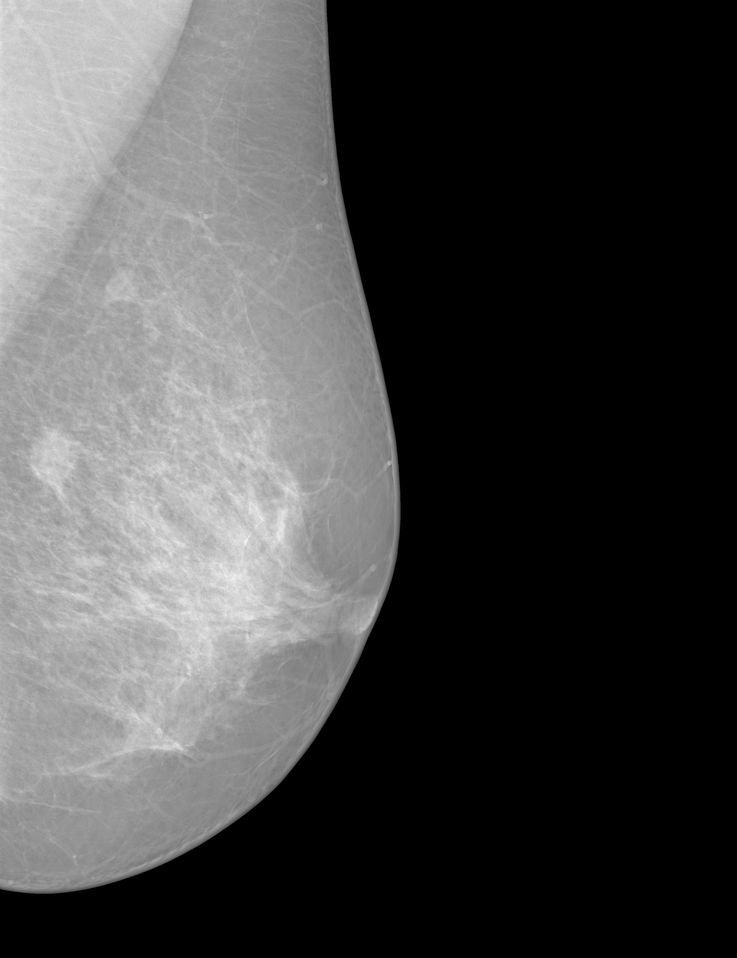
#> input picture test.png, 737 x 958 px, shrunk from 2560 x 3328 before the run
$ jupyter execute --allow-errors 'morphological operations in opencv.ipynb'
#> lines starting #> are read from the running program, lines starting #| are printed output that depends on the picture
[cell 1]
from PIL import Image
import matplotlib.pyplot as plt
import cv2 as cv
import numpy as np

[cell 2]
#new = Image.open('test.png')
img = cv.imread('test.png',0)
#> img is the input picture: shape (958, 737); min 0, max 247, mean 71.5

[cell 3]
plt.imshow(img,cmap='gray')

#> (a cell that did not finish here is left out)

[cell 5]
fig, ax = plt.subplots(1,2)
ax[0].set_title("original")
ax[1].set_title("erosion")
ax[0].imshow(img,cmap='gray');
#> (the rest of this cell did not finish here and is left out)

[cell 6]
kernel = np.ones((5,5),np.uint8)

[cell 7]
tophat = cv.morphologyEx(img, cv.MORPH_TOPHAT, kernel)
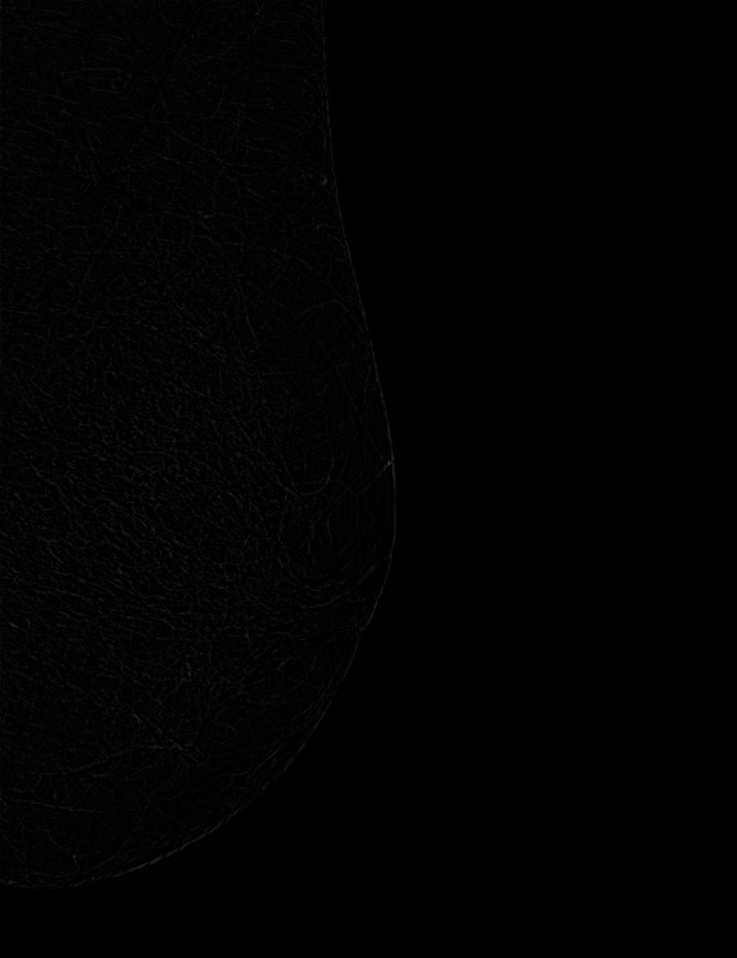
#> tophat: shape (958, 737); min 0, max 44, mean 1.4

[cell 8]
fig, ax = plt.subplots(1,2)
ax[0].set_title("original")
ax[1].set_title("tophat")
ax[0].imshow(img,cmap='gray');
ax[1].imshow(tophat,cmap='gray');
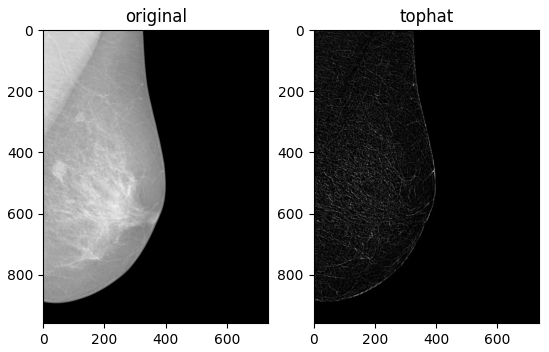
#> figure drawn by matplotlib, 2 panels

[cell 9]
dilation = cv.dilate(img,kernel,iterations = 1)

fig, ax = plt.subplots(1,2)
ax[0].set_title("original")
ax[1].set_title("dilation")
ax[0].imshow(img,cmap='gray');
ax[1].imshow(dilation,cmap='gray');
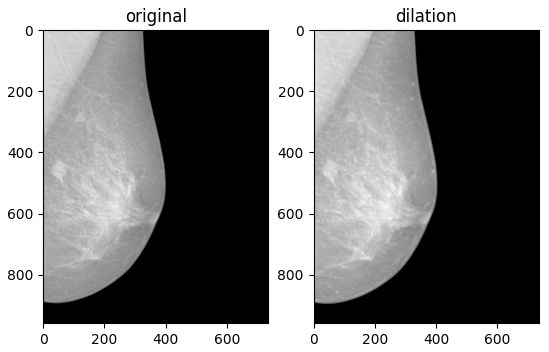
#> figure drawn by matplotlib, 2 panels

[cell 10]
opening = cv.morphologyEx(img, cv.MORPH_OPEN, kernel)
fig, ax = plt.subplots(1,2)
ax[0].set_title("original")
ax[1].set_title("opening")
ax[0].imshow(img,cmap='gray');
ax[1].imshow(opening,cmap='gray');

[cell 11]
closing = cv.morphologyEx(img, cv.MORPH_CLOSE, kernel)
fig, ax = plt.subplots(1,2)
ax[0].set_title("original")
ax[1].set_title("closing")
ax[0].imshow(img,cmap='gray');
ax[1].imshow(closing,cmap='gray');

[cell 12]
gradient = cv.morphologyEx(img, cv.MORPH_GRADIENT, kernel)
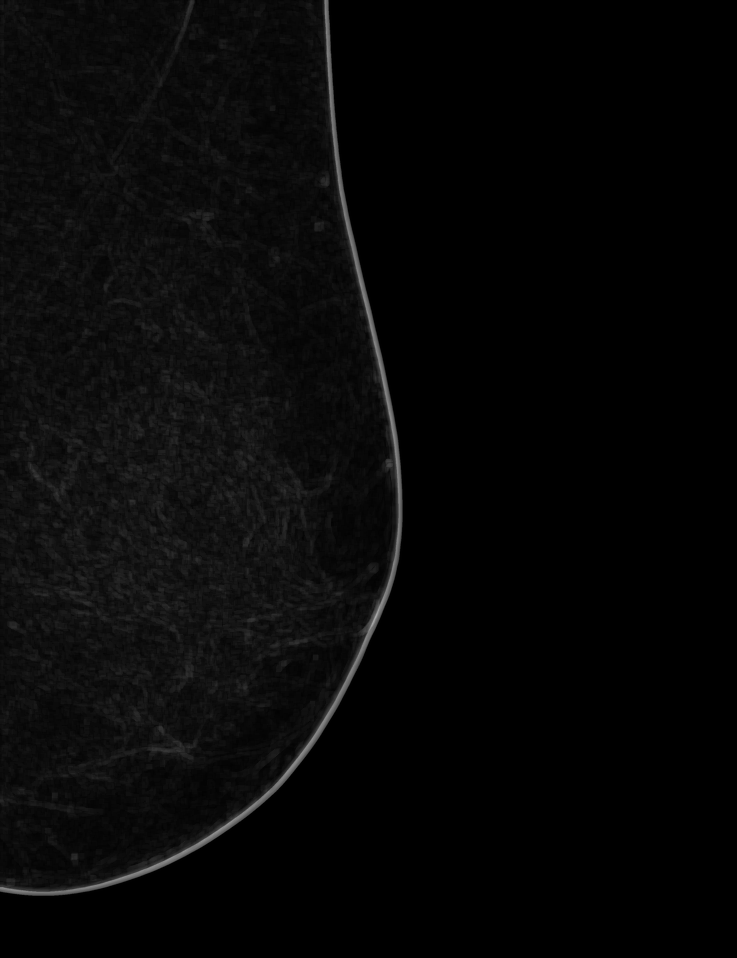
#> gradient: shape (958, 737); min 0, max 171, mean 7.3
fig, ax = plt.subplots(1,2)
ax[0].set_title("original")
ax[1].set_title("gradient")
ax[0].imshow(img,cmap='gray');
ax[1].imshow(gradient,cmap='gray');

[cell 13]
blackhat = cv.morphologyEx(img, cv.MORPH_BLACKHAT, kernel)
fig, ax = plt.subplots(1,2)
ax[0].set_title("original")
ax[1].set_title("blackhat")
ax[0].imshow(img,cmap='gray');
ax[1].imshow(blackhat,cmap='gray');
